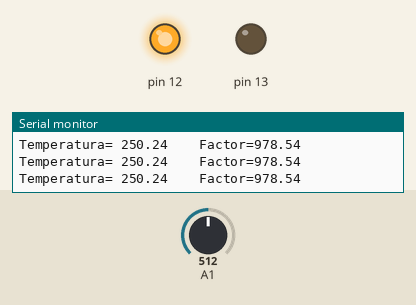
Recording of a sketch running on a simulated Arduino Uno, built with avr-gcc and run on an emulated ATmega328P. On the bench: output pins drawn as LEDs (lit = HIGH), the last lines printed to the serial monitor. The test bench sets the inputs (shaded band); at power-on: A1 = 512.

Above: at 1.2 s.
1.3 s: A1 set to 109
3.0 s: A1 set to 93
At 3.6 s:
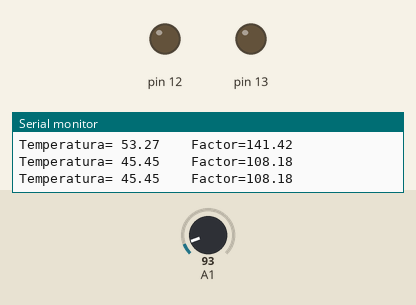
4.8 s: A1 set to 122
At 6.3 s:
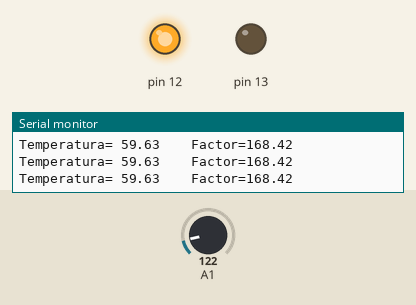
6.6 s: A1 set to 10
At 8.1 s:
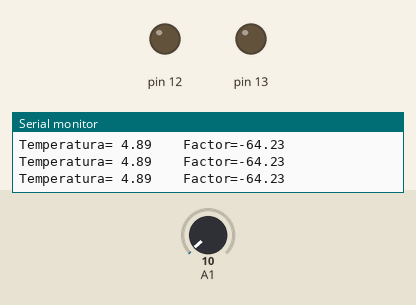
Timing chart, 0 to 9.4 s (numbered marks = the images above; inputs shaded):
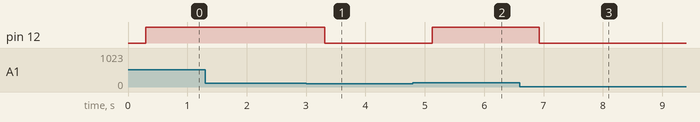

The sketch:

lm35_variable_temperature.ino
```cpp
float rawval;
float firsttemp;
float temp;
float factor;
char data;
void setup() {
  Serial.begin(9600);
  pinMode(A1, INPUT);
  pinMode(13, OUTPUT);
}

void loop() {
  float rawval = analogRead(A1);
  firsttemp = (rawval * 500.0)/1023.0;
  temp = firsttemp - 20;
  factor = temp * 4.25;
  Serial.print("Temperatura= ");
  Serial.print(firsttemp);
  Serial.print("    Factor=");
  Serial.println(factor);
 delay(300);
  if (firsttemp >= 20){
    analogWrite(12, factor);
   }
   else{
    analogWrite(12,0);
   }
}
```

Measured:
- the behaviour switches between 103 and 102 on A1 (found by bisection; images 0 and 1)
- after the input at 3.0 s, pin 12: HIGH → LOW after 0.31 s
- after the input at 4.8 s, pin 12: LOW → HIGH after 0.32 s
- after the input at 6.6 s, pin 12: HIGH → LOW after 0.33 s
